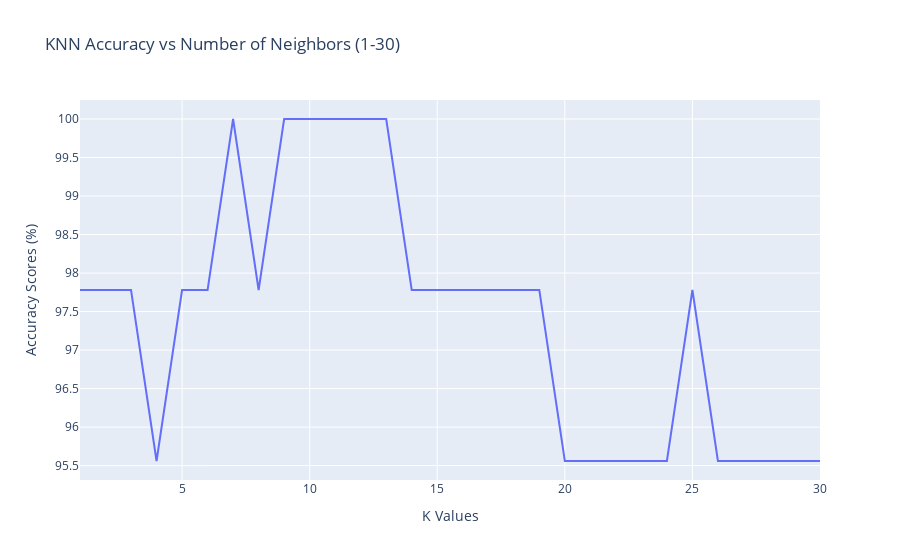

Notebook source saved alongside this figure:
### Code cell
## Plotting using plotly
x_list = [k for k in range(1, 31)]
y_list = accuracy_scores_list
results = pd.DataFrame({"K Values":x_list,"Accuracy Scores (%)":y_list})
fig = px.line(results, x='K Values', y='Accuracy Scores (%)',
              title='KNN Accuracy vs Number of Neighbors (1-30)')

fig.show()

### Figure 1 — Plotly figure (JSON) as saved in the notebook; plotly's stock layout.template omitted (floating-point values rounded to 4 significant figures)
{"data": [{"hovertemplate": "K Values=%{x}<br>Accuracy Scores (%)=%{y}<extra></extra>", "legendgroup": "", "line": {"color": "#636efa", "dash": "solid"}, "marker": {"symbol": "circle"}, "mode": "lines", "name": "", "orientation": "v", "showlegend": false, "type": "scatter", "x": [1, 2, 3, 4, 5, 6, 7, 8, 9, 10, 11, 12, 13, 14, 15, 16, 17, 18, 19, 20, 21, 22, 23, 24, 25, 26, 27, 28, 29, 30], "xaxis": "x", "y": [97.78, 97.78, 97.78, 95.56, 97.78, 97.78, 100, 97.78, 100, 100, 100, 100, 100, 97.78, 97.78, 97.78, 97.78, 97.78, 97.78, 95.56, 95.56, 95.56, 95.56, 95.56, 97.78, 95.56, 95.56, 95.56, 95.56, 95.56], "yaxis": "y"}], "layout": {"legend": {"tracegroupgap": 0}, "title": {"text": "KNN Accuracy vs Number of Neighbors (1-30)"}, "xaxis": {"anchor": "y", "domain": [0, 1], "title": {"text": "K Values"}}, "yaxis": {"anchor": "x", "domain": [0, 1], "title": {"text": "Accuracy Scores (%)"}}}}
